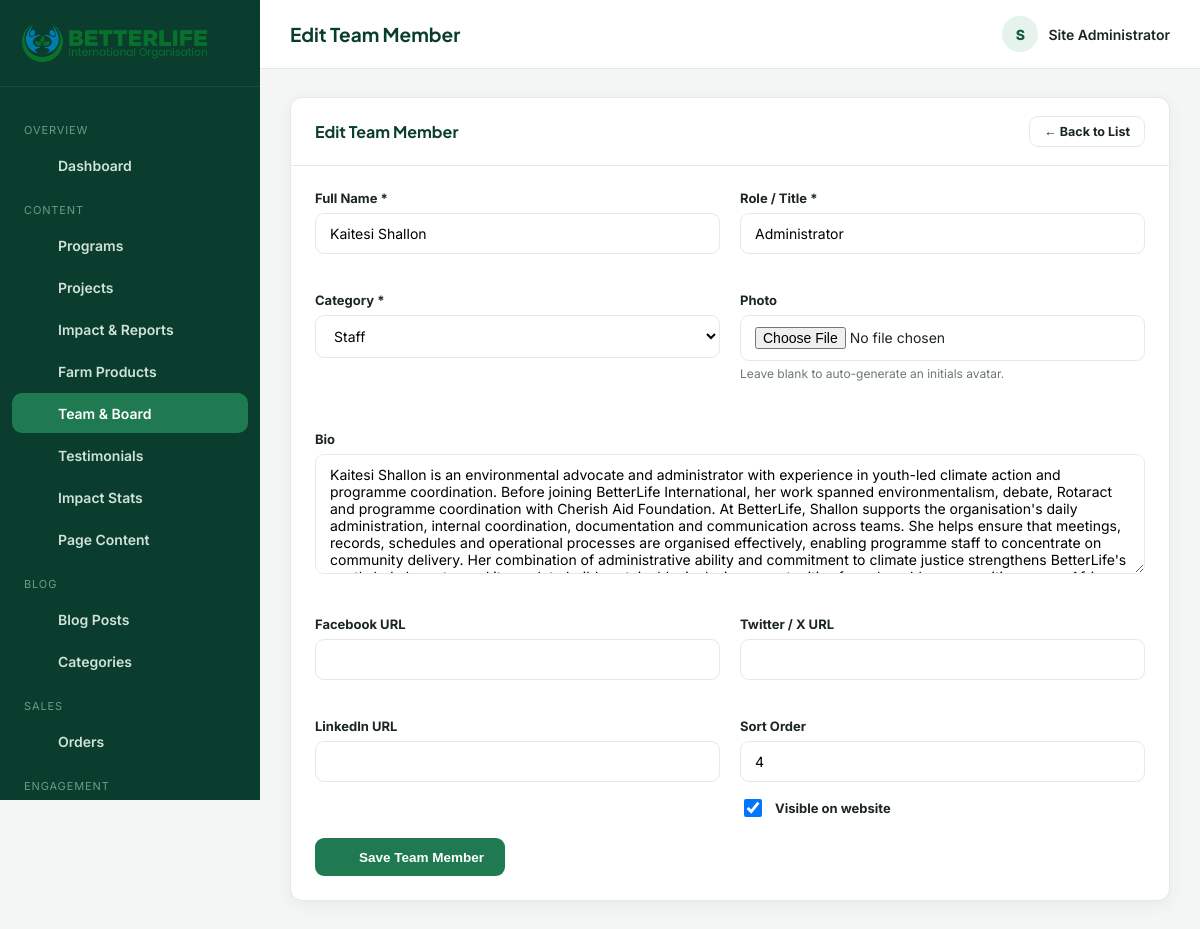
/admin/team.php?action=edit&id=3 (signed in), run on an earlier commit of the app's database.
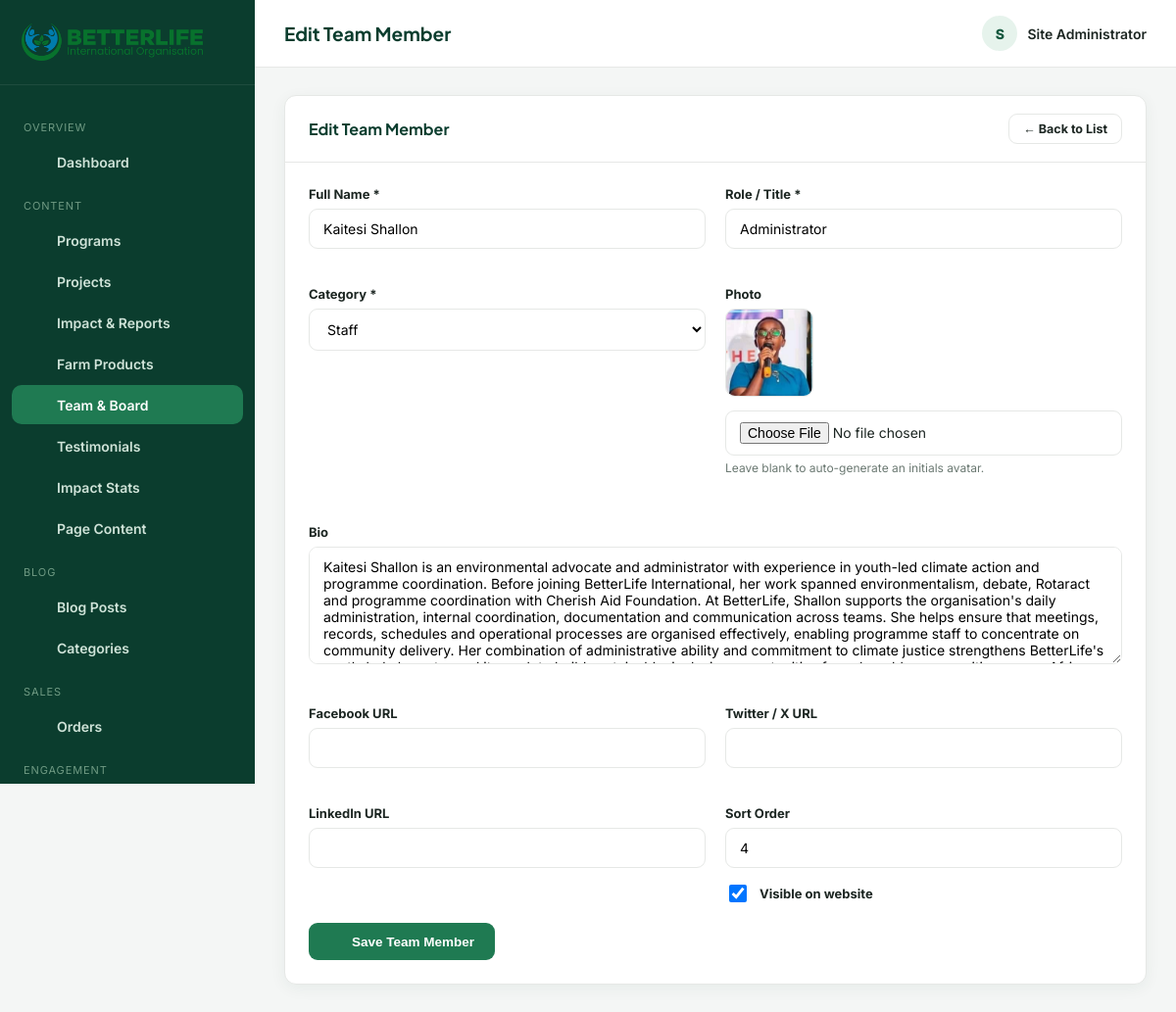
And on a later commit of the database.
### tables this page shows
CREATE TABLE team_members (
  id INT AUTO_INCREMENT PRIMARY KEY,
  name VARCHAR(150) NOT NULL,
  role VARCHAR(150) NOT NULL,
  category ENUM('leadership','staff','board','volunteer') DEFAULT 'staff',
  bio TEXT,
  photo VARCHAR(255),
  email VARCHAR(150),
  facebook VARCHAR(255),
  twitter VARCHAR(255),
  linkedin VARCHAR(255),
  sort_order INT DEFAULT 0,
  status TINYINT(1) DEFAULT 1,
  created_at TIMESTAMP DEFAULT CURRENT_TIMESTAMP
);

### admin/team.php (the view, shortened to what this page needs)
<?php
require_once __DIR__ . '/includes/auth.php';
$activeNav = 'team';
$action = $_GET['action'] ?? 'list';
$id = (int) ($_GET['id'] ?? 0);
$categories = ['leadership' => 'Leadership', 'staff' => 'Staff', 'board' => 'Board of Directors', 'volunteer' => 'Volunteer'];
$editing = null;
if (in_array($action, ['add', 'edit'], true)) {
    if ($action === 'edit') {
        $stmt = $pdo->prepare("SELECT * FROM team_members WHERE id = ?");
        $stmt->execute([$id]);
        $editing = $stmt->fetch();
    }
    $pageTitle = $action === 'edit' ? 'Edit Team Member' : 'Add Team Member';
    require __DIR__ . '/includes/header.php';
    ?>
    <div class="panel">
      <div class="panel-head"><h3><?= h($pageTitle) ?></h3><a href="<?= ADMIN_URL ?>/team.php" class="btn btn-outline btn-sm">← Back to List</a></div>
      <div class="panel-body">
        <form method="post" enctype="multipart/form-data">
          <div class="form-grid">
            <div class="form-group"><label>Full Name *</label><input type="text" name="name" class="form-control" required value="<?= h($editing['name'] ?? '') ?>"></div>
            <div class="form-group"><label>Role / Title *</label><input type="text" name="role" class="form-control" required value="<?= h($editing['role'] ?? '') ?>"></div>
            <div class="form-group">
              <label>Category *</label>
              <select name="category" class="form-control" required>
                <?php foreach ($categories as $key => $label): ?>
                  <option value="<?= $key ?>" <?= (($editing['category'] ?? 'staff') === $key) ? 'selected' : '' ?>><?= $label ?></option>
                <?php endforeach; ?>
              </select>
            </div>
            <div class="form-group">
              <label>Photo</label>
              <?php if (!empty($editing['photo'])): ?><img src="<?= asset_url($editing['photo']) ?>" class="current-image"><br><?php endif; ?>
              <input type="file" name="photo" class="form-control" accept="image/*">
              <p class="hint">Leave blank to auto-generate an initials avatar.</p>
            </div>
            <div class="form-group full"><label>Bio</label><textarea name="bio" class="form-control"><?= h($editing['bio'] ?? '') ?></textarea></div>
            <div class="form-group"><label>Facebook URL</label><input type="text" name="facebook" class="form-control" value="<?= h($editing['facebook'] ?? '') ?>"></div>
            <div class="form-group"><label>Twitter / X URL</label><input type="text" name="twitter" class="form-control" value="<?= h($editing['twitter'] ?? '') ?>"></div>
            <div class="form-group"><label>LinkedIn URL</label><input type="text" name="linkedin" class="form-control" value="<?= h($editing['linkedin'] ?? '') ?>"></div>
            <div class="form-group">
              <label>Sort Order</label>
              <input type="number" name="sort_order" class="form-control" value="<?= h($editing['sort_order'] ?? '0') ?>">
              <div class="checkbox-row" style="margin-top:14px;">
                <input type="checkbox" name="status" id="status" <?= (!isset($editing) || $editing['status']) ? 'checked' : '' ?>>
                <label for="status" style="margin:0;">Visible on website</label>
              </div>
            </div>
          </div>
          <button type="submit" class="btn btn-primary ico-text"><?= icon('save', 16) ?> Save Team Member</button>
        </form>
      </div>
    </div>
    <?php
    require __DIR__ . '/includes/footer.php';
    exit;
}
$pageTitle = 'Team & Board';
require __DIR__ . '/includes/header.php';
?>
<?php require __DIR__ . '/includes/footer.php'; ?>

### admin/includes/header.php (shortened to what this page needs)
<?php
$admin = current_admin();
$logo = setting($pdo, 'logo', 'assets/img/logo.png');
$navItems = [
  ['group' => 'Overview', 'items' => [
    ['key' => 'dashboard', 'label' => 'Dashboard', 'icon' => 'grid', 'href' => ADMIN_URL . '/index.php'],
  ]],
  ['group' => 'Content', 'items' => [
    ['key' => 'programs', 'label' => 'Programs', 'icon' => 'leaf', 'href' => ADMIN_URL . '/programs.php'],
    ['key' => 'projects', 'label' => 'Projects', 'icon' => 'box', 'href' => ADMIN_URL . '/projects.php'],
    ['key' => 'impact-reports', 'label' => 'Impact & Reports', 'icon' => 'trending-up', 'href' => ADMIN_URL . '/impact-reports.php'],
    ['key' => 'products', 'label' => 'Farm Products', 'icon' => 'shopping-bag', 'href' => ADMIN_URL . '/products.php'],
    ['key' => 'team', 'label' => 'Team & Board', 'icon' => 'users', 'href' => ADMIN_URL . '/team.php'],
    ['key' => 'testimonials', 'label' => 'Testimonials', 'icon' => 'message', 'href' => ADMIN_URL . '/testimonials.php'],
    ['key' => 'stats', 'label' => 'Impact Stats', 'icon' => 'trending-up', 'href' => ADMIN_URL . '/stats.php'],
    ['key' => 'content', 'label' => 'Page Content', 'icon' => 'file-text', 'href' => ADMIN_URL . '/content.php'],
  ]],
  ['group' => 'Blog', 'items' => [
    ['key' => 'blog', 'label' => 'Blog Posts', 'icon' => 'newspaper', 'href' => ADMIN_URL . '/blog.php'],
    ['key' => 'blog-categories', 'label' => 'Categories', 'icon' => 'tag', 'href' => ADMIN_URL . '/blog-categories.php'],
  ]],
  ['group' => 'Sales', 'items' => [
    ['key' => 'orders', 'label' => 'Orders', 'icon' => 'box', 'href' => ADMIN_URL . '/orders.php'],
  ]],
  ['group' => 'Engagement', 'items' => [
    ['key' => 'messages', 'label' => 'Messages', 'icon' => 'mail', 'href' => ADMIN_URL . '/messages.php'],
    ['key' => 'subscribers', 'label' => 'Subscribers', 'icon' => 'send', 'href' => ADMIN_URL . '/subscribers.php'],
  ]],
  ['group' => 'Site', 'items' => [
    ['key' => 'settings', 'label' => 'Site Settings', 'icon' => 'settings', 'href' => ADMIN_URL . '/settings.php'],
  ]],
];
?>
<!DOCTYPE html>
<html lang="en">
<head>
<link rel="stylesheet" href="<?= ADMIN_URL ?>/assets/css/admin.css?v=<?= @filemtime(__DIR__ . '/../assets/css/admin.css') ?: time() ?>">
</head>
<body>
<div class="admin-layout">
  <aside class="sidebar" id="adminSidebar">
    <div class="brand">
      <img src="<?= asset_url($logo) ?>" alt="Logo">
    </div>
    <nav>
      <?php foreach ($navItems as $group): ?>
        <div class="nav-label"><?= h($group['group']) ?></div>
        <?php foreach ($group['items'] as $item): ?>
          <a href="<?= $item['href'] ?>" class="nav-link <?= ($activeNav ?? '') === $item['key'] ? 'active' : '' ?>">
            <span class="ico"><?= icon($item['icon'], 18) ?></span> <?= h($item['label']) ?>
          </a>
        <?php endforeach; ?>
      <?php endforeach; ?>
    </nav>
  </aside>
  <div class="main">
    <div class="topbar-admin">
      <div style="display:flex;align-items:center;gap:14px;">
        <div>
          <h1><?= h($pageTitle ?? 'Dashboard') ?></h1>
        </div>
      </div>
      <div class="admin-user">
        <div class="av"><?= h(strtoupper(substr($admin['name'] ?? 'A', 0, 1))) ?></div>
        <span><?= h($admin['name'] ?? 'Admin') ?></span>
      </div>
    </div>
    <div class="content">

### includes/functions.php (shortened to what this page needs)
<?php
function settings_all(PDO $pdo): array
{
    static $cache = null;
    if ($cache === null) {
        $cache = [];
        foreach ($pdo->query('SELECT setting_key, setting_value FROM settings') as $row) {
            $cache[$row['setting_key']] = $row['setting_value'];
        }
    }
    return $cache;
}
function setting(PDO $pdo, string $key, string $default = ''): string
{
    $all = settings_all($pdo);
    return $all[$key] ?? $default;
}
function h(?string $value): string
{
    return htmlspecialchars($value ?? '', ENT_QUOTES, 'UTF-8');
}
function current_admin(): ?array
{
    return $_SESSION['admin'] ?? null;
}
function asset_url(?string $path): string
{
    return SITE_URL . '/' . ltrim($path, '/');
}
function icon(string $name, int $size = 20): string
{
    $d = $paths[$name] ?? $paths['leaf'];
    return '<svg width="' . $size . '" height="' . $size . '" viewBox="0 0 24 24" fill="none" stroke="currentColor" stroke-width="1.8" stroke-linecap="round" stroke-linejoin="round" aria-hidden="true">' . $d . '</svg>';
}

### admin/includes/footer.php (shortened to what this page needs)
    </div>
  </div>
</div>
</body>
</html>

### admin/assets/css/admin.css (style rules this page uses)
:root { --a-green-900: #0b3d2e; --a-green-700: #16593f; --a-green-600: #1f7a52; --a-green-100: #e6f3ec; --a-blue-700: #0e6788; --a-blue-600: #1583ab; --a-blue-100: #e5f5fb; --a-bg: #f4f6f5; --a-card: #ffffff; --a-border: #e6e8e6; --a-ink: #1c2622; --a-ink-soft: #6b7972; --a-radius: 12px; --a-shadow: 0 4px 16px rgba(11,61,46,.06); --a-danger: #d64545; --a-warn: #e2a72e; }
* { box-sizing: border-box; }
body { margin: 0; font-family: 'Inter', sans-serif; background: var(--a-bg); color: var(--a-ink); }
a { text-decoration: none; color: inherit; }
h1,h2,h3,h4 { font-family: 'Plus Jakarta Sans','Poppins',sans-serif; margin: 0 0 .4em; color: var(--a-green-900); }
img { max-width: 100%; }
.admin-layout { display: flex; min-height: 100vh; }
.sidebar { width: 260px; background: var(--a-green-900); color: #cfe3d8; flex-shrink: 0; position: sticky; top: 0; height: 100vh; overflow-y: auto; display: flex; flex-direction: column; }
.sidebar .brand { display: flex; align-items: center; gap: 10px; padding: 24px 22px; border-bottom: 1px solid rgba(255,255,255,.08); }
.sidebar .brand img { height: 38px; }
.sidebar nav { flex: 1; padding: 18px 12px; }
.sidebar .nav-label { font-size: 11px; text-transform: uppercase; letter-spacing: .08em; color: #6f9a83; margin: 18px 12px 8px; }
.sidebar a.nav-link { display: flex; align-items: center; gap: 12px; padding: 11px 14px; border-radius: 10px; font-size: 14px; font-weight: 600; color: #cfe3d8; margin-bottom: 2px; transition: background .15s; }
.sidebar a.nav-link .ico { width: 20px; text-align: center; }
.sidebar a.nav-link.active { background: var(--a-green-600); color: #fff; }
.main { flex: 1; min-width: 0; }
.topbar-admin { background: #fff; border-bottom: 1px solid var(--a-border); padding: 16px 30px; display: flex; align-items: center; justify-content: space-between; position: sticky; top: 0; z-index: 20; }
.topbar-admin h1 { font-size: 19px; margin: 0; }
.admin-user { display: flex; align-items: center; gap: 10px; font-size: 14px; font-weight: 600; }
.admin-user .av { width: 36px; height: 36px; border-radius: 50%; background: var(--a-green-100); color: var(--a-green-700); display: flex; align-items: center; justify-content: center; font-weight: 800; }
.content { padding: 28px 30px 60px; }
.panel { background: var(--a-card); border-radius: var(--a-radius); box-shadow: var(--a-shadow); border: 1px solid var(--a-border); margin-bottom: 26px; }
.panel-head { padding: 18px 24px; border-bottom: 1px solid var(--a-border); display: flex; align-items: center; justify-content: space-between; gap: 14px; flex-wrap: wrap; }
.panel-head h3 { font-size: 16px; margin: 0; }
.panel-body { padding: 24px; }
.btn { display: inline-flex; align-items: center; gap: 8px; padding: 10px 20px; border-radius: 9px; font-weight: 700; font-size: 13.5px; border: 1.5px solid transparent; cursor: pointer; transition: .15s; }
.btn-primary { background: var(--a-green-600); color: #fff; }
.btn-outline { background: #fff; border-color: var(--a-border); color: var(--a-ink); }
.btn-sm { padding: 7px 14px; font-size: 12.5px; }
.form-grid { display: grid; grid-template-columns: repeat(2, 1fr); gap: 20px; }
.form-group { margin-bottom: 18px; }
.form-group.full { grid-column: 1 / -1; }
.form-group label { display: block; font-weight: 700; font-size: 13px; margin-bottom: 7px; }
.form-group .hint { font-size: 12px; color: var(--a-ink-soft); margin-top: 5px; }
.form-control, select.form-control, textarea.form-control { width: 100%; padding: 11px 14px; border-radius: 9px; border: 1.5px solid var(--a-border); font-family: inherit; font-size: 14px; background: #fff; }
textarea.form-control { min-height: 120px; resize: vertical; }
.current-image { width: 90px; height: 90px; object-fit: cover; border-radius: 10px; margin-bottom: 10px; border: 1px solid var(--a-border); }
.checkbox-row { display: flex; align-items: center; gap: 10px; }
.checkbox-row input { width: 18px; height: 18px; }
.ico { display: inline-flex; align-items: center; justify-content: center; flex-shrink: 0; }
.ico-text { display: inline-flex; align-items: center; gap: 7px; }

What changed in the data, as far as the page shows it:
changed team_members "Kaitesi Shallon": photo: picture added
